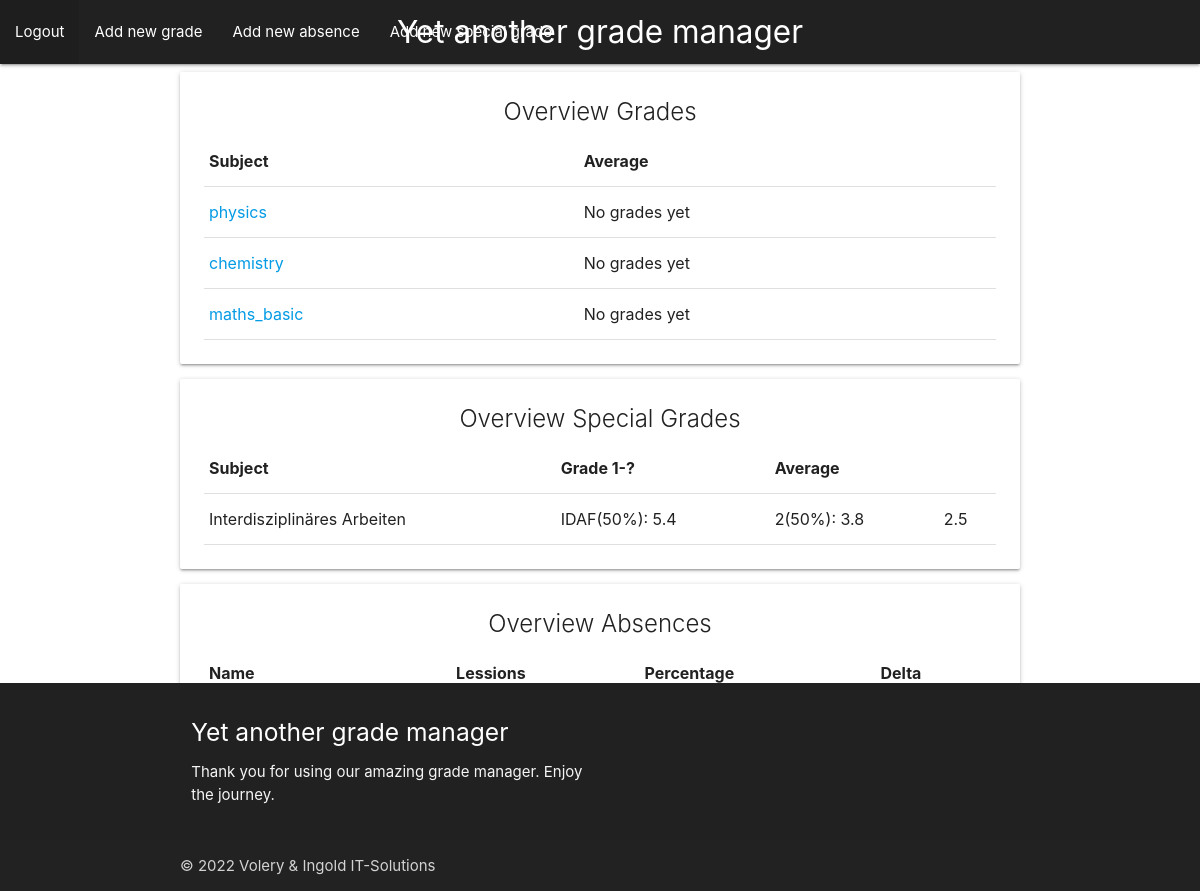
The page /profile (signed in) on the database its author committed.
### models.py (models this page shows)
class Subject(db.Model):
    id = db.Column(db.Integer, primary_key=True)
    class_id = db.Column(db.Integer)
    name = db.Column(db.String(50))
    bucket_bool = db.Column(db.Boolean, default=False)
    bucket_id = db.Column(db.Integer)
    weight = db.Column(db.Integer, default=100)
    weekly = db.Column(db.Integer)
    finals = db.Column(db.Integer, default=50)

class SBucket(db.Model):
    id = db.Column(db.Integer, primary_key=True)
    class_id = db.Column(db.Integer)
    name = db.Column(db.String(50))
    tests = db.Column(db.PickleType)

class STest(db.Model):
    id = db.Column(db.Integer, primary_key=True)
    class_id = db.Column(db.Integer)
    weight = db.Column(db.Integer)
    name = db.Column(db.String(50))

class SGrade(db.Model):
    id = db.Column(db.Integer, primary_key=True)
    user_id = db.Column(db.Integer)
    sgrade_id = db.Column(db.Integer)
    value = db.Column(db.Float)
    date = db.Column(db.DateTime)

### main.py (the view)
@main_blueprint.route('/profile')
@login_required
def profile():
    return render_template("profile.html", info=gather_info(current_user.id), grades=gather_grades(current_user.id), user=current_user, absences=gather_absences(current_user.id), specials=gather_special_grades(current_user.id))

### __init__.py (called while the page is built)
def create_app():
    app = Flask(__name__, template_folder="templates/")
    app.config['SECRET_KEY'] = 'secret-key-goes-here'
    app.config['SQLALCHEMY_DATABASE_URI'] = 'sqlite:///db.sqlite'
    db.init_app(app)
    login_manager = LoginManager()
    login_manager.login_view = 'auth.login'
    login_manager.init_app(app)
    from .models import User
    @login_manager.user_loader
    def load_user(user_id):
        return User.query.get(int(user_id))
    from .auth import auth_blueprint
    app.register_blueprint(auth_blueprint)
    from .main import main_blueprint
    app.register_blueprint(main_blueprint)
    from .admin import admin_blueprint
    app.register_blueprint(admin_blueprint)
    from .manager import manager_blueprint
    app.register_blueprint(manager_blueprint)
    return app

### userlogic.py (called while the page is built)
def gather_info(user_id):
    user = User.query.filter_by(id=user_id).first()
    info_obj = {
        "class_name": "",
        "class_manager": "",
        "subjects_registered": []
    }
    if user.class_id:
        class_obj = Class.query.filter_by(id=user.class_id).first()
        info_obj["class_name"] = class_obj.class_name
        info_obj["class_manager"] = User.query.filter_by(class_id=user.class_id, manager=True).first().name
        subjects = Subject.query.filter_by(class_id=user.class_id)
        for subject in subjects:
            info_obj["subjects_registered"].append(subject.name)
    else:
        info_obj["class_name"] = "Not set."
    return info_obj

### templates/profile.html (shortened to what this page needs)
<html>
    <head>
          <link rel="stylesheet" href="https://cdnjs.cloudflare.com/ajax/libs/materialize/1.0.0/css/materialize.min.css">
    </head>
    <body>
      <nav class="grey darken-4">
        <div class="nav-wrapper">
          <ul id="nav-mobile" class="left hide-on-med-and-down">
            <li><a href="/logout">Logout</a></li>
            <li><a href="/grades/submit">Add new grade</a></li>
            <li><a href="/absences/submit">Add new absence</a></li>
            <li><a href="/specialgrades/submit">Add new special grade</a></li>
          </ul>
          <span class="brand-logo center">Yet another grade manager</span>
        </div>
      </nav>
      <main>
        <div class="container">
          <div class="card">
            <div class="card-content">
              <span class="card-title center-align">Overview Grades</span>
              <table class="reponsive">
                <thead>
                  <tr>
                      <th>Subject</th>
                      <th>Average</th>
                  </tr>
                </thead>
                <tbody>
                  {% for item in grades.averages %}
                  <tr>
                    <td><a href="/grades/{{item.sid}}">{{item.name}}</a></td>
                    <td>{{item.average}}</td>
                  </tr>
                  {% endfor %}
                </tbody>
              </table>
            </div>
          </div>
          <div class="card">
            <div class="card-content">
              <span class="card-title center-align">Overview Special Grades</span>
              <table>
                <thead>
                  <tr>
                      <th>Subject</th>
                      <th>Grade 1-?</th>
                      <th>Average</th>
                  </tr>
                </thead>
                <tbody>
                  {% for subject in specials %}
                  <tr>
                    <td>{{subject.name}}</td>
                    {% for grade in subject.grades %}
                      <td>{{grade.name}}({{grade.weight}}): {{grade.grade}}</td>
                    {% endfor %}
                    <td>{{subject.average}}</td>
                  </tr>
                  {% endfor %}
                </tbody>
              </table>
            </div>
          </div>
        <div class="card">
          <div class="card-content">
            <span class="card-title center-align">Overview Absences</span>
              <table>
                <thead>
                  <tr>
                      <th>Name</th>
                      <th>Lessions</th>
                      <th>Percentage</th>
                      <th>Delta</th>
                  </tr>
                </thead>
                <tbody>
                  {% for sub in absences.subjects %}
                  <tr>
                    <td><a href="/absences/{{sub.sid}}">{{sub.name}}</a></td>
                    <td>{{sub.count}}</td>
                    <td>{{sub.percentage}}</td>
                    <td>{{sub.min_satisfied}}</td>
                  </tr>
                  {% endfor %}
                </tbody>
              </table>
          </div>
        </div>
      </div>
    </main>
    <footer class="page-footer grey darken-4" style="position:fixed;bottom:0;left:0;width:100%;">
      <div class="container">
        <div class="row">
          <div class="col l6 s12">
            <h5 class="white-text">Yet another grade manager</h5>
            <p class="grey-text text-lighten-4">Thank you for using our amazing grade manager. Enjoy the journey.</p>
          </div>
        </div>
      </div>
      <div class="footer-copyright">
        <div class="container">
        © 2022 Volery & Ingold IT-Solutions
        </div>
      </div>
    </footer>
  </body>
</html>

### rows shown on the page
Subject: name "physics", average "No grades yet"
Subject: name "chemistry", average "No grades yet"
Subject: name "maths_basic", average "No grades yet"
SBucket: name "Interdisziplinäres Arbeiten", weight "50%", average "2.5"
STest: name "IDAF"
SGrade: grade "5.4"
SGrade: name "2", weight "50%", grade "3.8"
